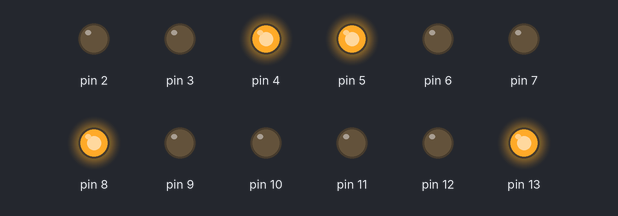
The sketch below on a simulated Arduino Uno, built with avr-gcc and run on an emulated ATmega328P. Parts: output pins drawn as LEDs (lit = HIGH).

Above: at 0.1 s.
At 5.1 s:
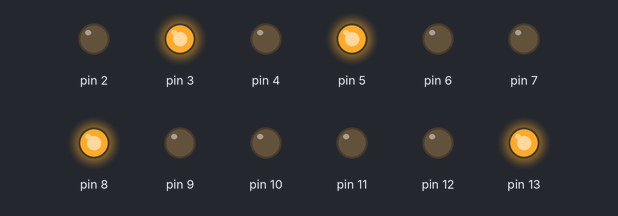
At 12.1 s:
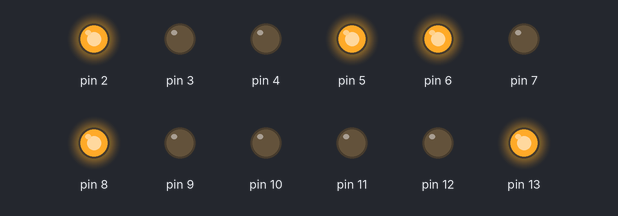
At 19.1 s:
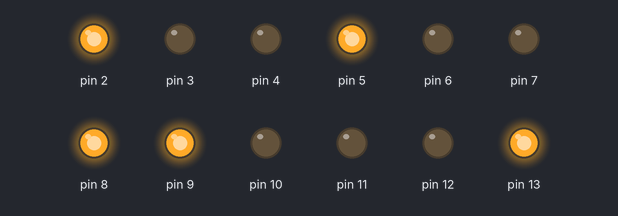
At 26.1 s:
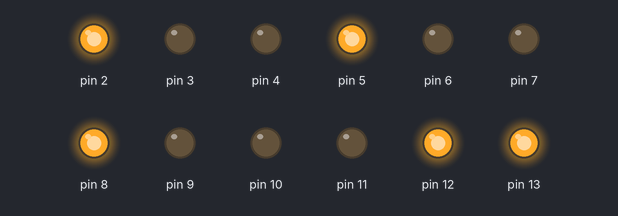
At 35.1 s:
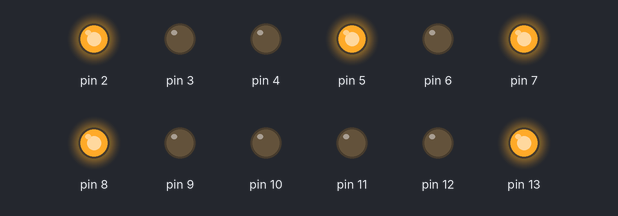
Timing chart, 0 to 36.6 s (numbered marks = the images above):
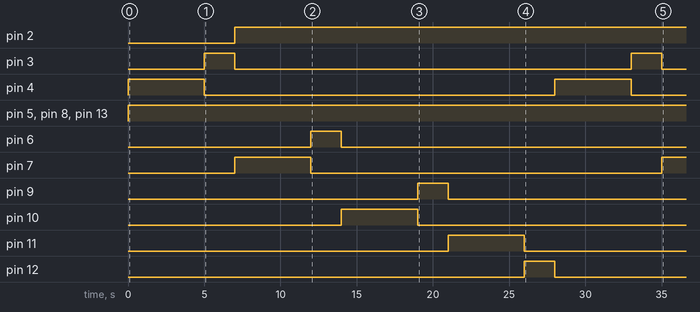

The sketch:

trafficcode.ino
```cpp
void setup() {
  // Initialize all pins as output
  for (int pin = 2; pin <= 13; pin++) {
    pinMode(pin, OUTPUT);
  }
}

void loop() {
  // Sequence for Signal 1 (Green ON, Red ON for others)
  digitalWrite(4, HIGH);
  digitalWrite(5, HIGH);
  digitalWrite(8, HIGH);
  digitalWrite(13, HIGH);
  delay(5000); // Keep green ON for 5 seconds

  // Signal 1 Yellow ON
  digitalWrite(4, LOW);
  digitalWrite(3, HIGH);
  delay(2000); // Yellow ON for 2 seconds
  digitalWrite(3, LOW);
  digitalWrite(2, HIGH);

  // Sequence for Signal 2 (Green ON, Red ON for others)
  digitalWrite(7, HIGH);
  digitalWrite(2, HIGH);
  digitalWrite(8, HIGH);
  digitalWrite(13, HIGH);
  delay(5000);

  // Signal 2 Yellow ON
  digitalWrite(7, LOW);
  digitalWrite(6, HIGH);
  delay(2000);
  digitalWrite(6, LOW);
  digitalWrite(5, HIGH);

  // Sequence for Signal 3 (Green ON, Red ON for others)
  digitalWrite(10, HIGH);
  digitalWrite(2, HIGH);
  digitalWrite(5, HIGH);
  digitalWrite(13, HIGH);
  delay(5000);

  // Signal 3 Yellow ON
  digitalWrite(10, LOW);
  digitalWrite(9, HIGH);
  delay(2000);
  digitalWrite(9, LOW);
  digitalWrite(8, HIGH);

  // Sequence for Signal 4 (Green ON, Red ON for others)
  digitalWrite(11, HIGH);
  digitalWrite(2, HIGH);
  digitalWrite(5, HIGH);
  digitalWrite(8, HIGH);
  delay(5000);

  // Signal 4 Yellow ON
  digitalWrite(11, LOW);
  digitalWrite(12, HIGH);
  delay(2000);
  digitalWrite(12, LOW);
  digitalWrite(13, HIGH);
}
```

Measured:
- by itself, pin 2: LOW → HIGH at 7.0 s
- by itself, pin 3: alternates HIGH for 2.0 s and LOW for 26.0 s
- by itself, pin 4: alternates HIGH for 5.0 s and LOW for 23.0 s
- by itself, pin 5, pin 8, pin 13: LOW → HIGH at 0.00 s
- by itself, pin 6: LOW → HIGH at 12.0 s, → LOW 2.0 s later
- by itself, pin 7: LOW → HIGH at 7.0 s, → LOW 5.0 s later, → HIGH 23.0 s later
- by itself, pin 9: LOW → HIGH at 19.0 s, → LOW 2.0 s later
- by itself, pin 10: LOW → HIGH at 14.0 s, → LOW 5.0 s later
